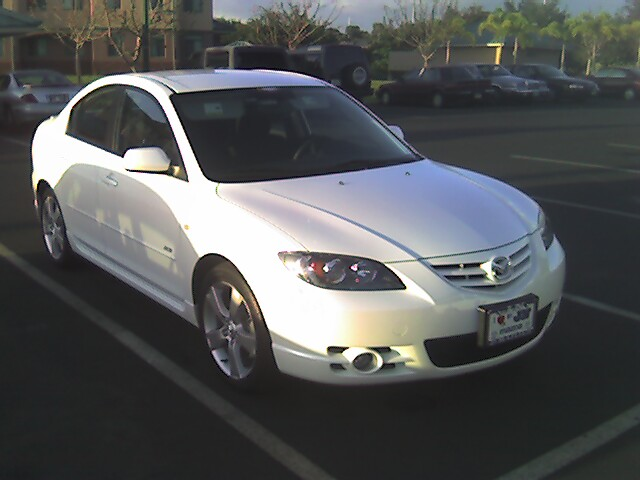
#> input picture car.jpg, 640 x 480 px, given in place of , which was not available
$ python lab4_4.py
#> lines starting #> are read from the running program, lines starting #| are printed output that depends on the picture; after the words box and inside, x2 and y2 are one past the last pixel; in counts of white or black regions, pixels touching at a corner belong together; pictures that were not available may be replaced by others from this repository, and a replacement may not be noted
#Convolution applied on images

#download standard image
#wget --quiet https://ibm.box.com/shared/static/cn7yt7z10j8rx6um1v9seagpgmzzxnlz.jpg --output-document bird.jpg

#already downloaded

#1. load image (.jpg format)
#2. convert image to grayscale
#3. convolve image with edge detector kernel, store result in new matrix; display matrix in image format
#4. normalize the matrix; update pixel values
#5. store it as new matrix; display the result

#importing
import numpy as np
from scipy import signal
from scipy import misc
import matplotlib.pyplot as plt
from PIL import Image


#default file name: bird.jpg (enter in command line)
print("Enter name of the file (default: bird.jpg")
raw = raw_input()
im = Image.open(raw)
#> im is the input picture: PIL image 640x480 RGB; mean R, G, B 85.1, 87.2, 88.1

#converting image to greyscale (using Luma transform)
image_gr = im.convert("L")
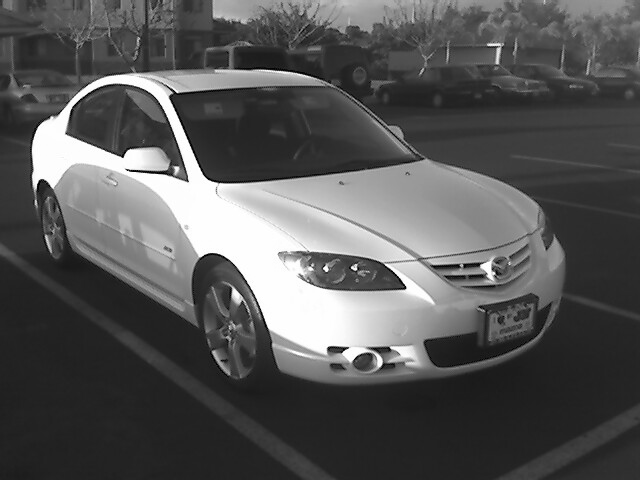
#> image_gr: PIL image 640x480 L; min 0, max 255, mean 86.6
print("\nOriginal type: %r \n\n" % image_gr)
#| Original type: <PIL.Image.Image image mode=L size=640x480 at 0x7F6F7B13B650>

###convert image to a matrix with values from 0 to 255 (uint8)
arr = np.asarray(image_gr)

print("After conversion to numerical representation: \n\n %r" % arr)
#> (printed output is left out)

#activate matplotlib for ipython
#%matplotlib inline
#not needed

#plot image (using matplotlib.pyplot)

imgplot = plt.imshow(arr)
imgplot.set_cmap('gray') #other maps: gray, winter, autumn

print("\n Input image converted to gray scale: \n")
plt.show(imgplot)


#edge detector kernel
kernel = np.array([[0, 1, 0],[1, -4, 1],[0, 1, 0]])

#gradient (new) after edge detector kernel slide over arr
grad = signal.convolve2d(arr, kernel, mode='same', boundary='symm')
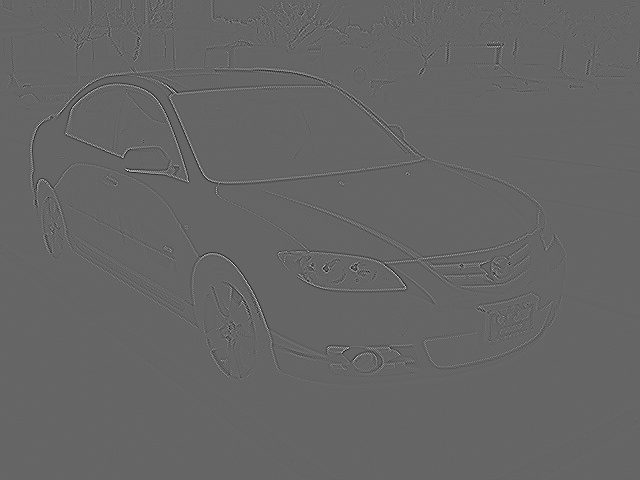
#> grad: shape (480, 640) int64; min -387, max 583, mean 0; drawn with min black and max white

print('GRADIENT MAGNITUDE - Feature Map')
fig, aux = plt.subplots(figsize=(10, 10))
#display image from the matrix
edgeplot = aux.imshow(np.absolute(grad), cmap='gray') #saving op in a variable to display
print("\n Grayscale image converted to edge detection \n")
plt.show(edgeplot)
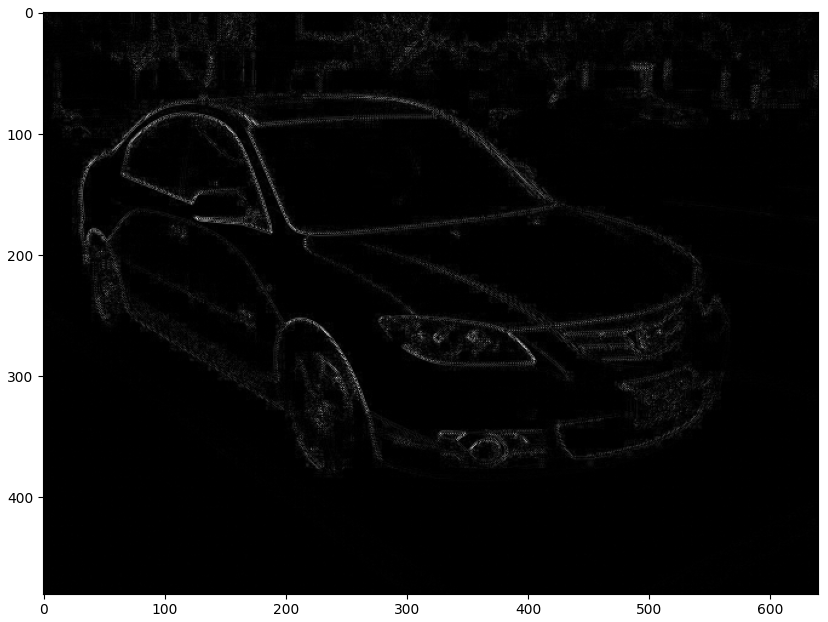
#> figure drawn by matplotlib, 1 panel


#when dealing with real applications, convert pixel values to range from 0 to 1 -> called "normalization"

type(grad)

#new matrix grad_biases with updated pixel values
grad_biases = np.absolute(grad) + 100 #adding 100 to each pixel value
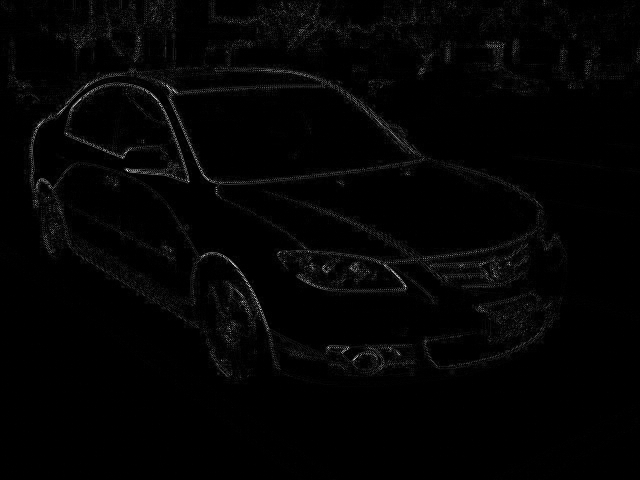
#> grad_biases: shape (480, 640) int64; min 100, max 683, mean 109.2; drawn with min black and max white
grad_biases[grad_biases > 255] = 255 #maximizing upto 255
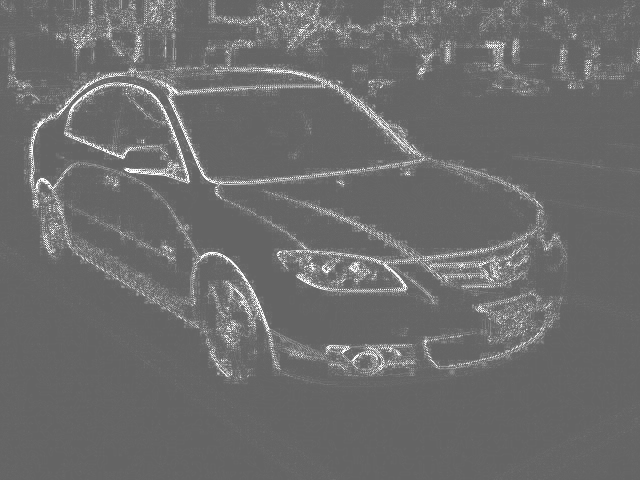
#> grad_biases: shape (480, 640) int64; 0.62% of pixels changed, all inside (x1, y1, x2, y2) = (23, 3, 590, 376)

print('GRADIENT_BIASES MAGNITUDE - Feature Map')
fig, aux = plt.subplots(figsize=(10, 10))
grad_biases_edgeplot = aux.imshow(np.absolute(grad_biases), cmap='gray')
plt.show(grad_biases_edgeplot)
